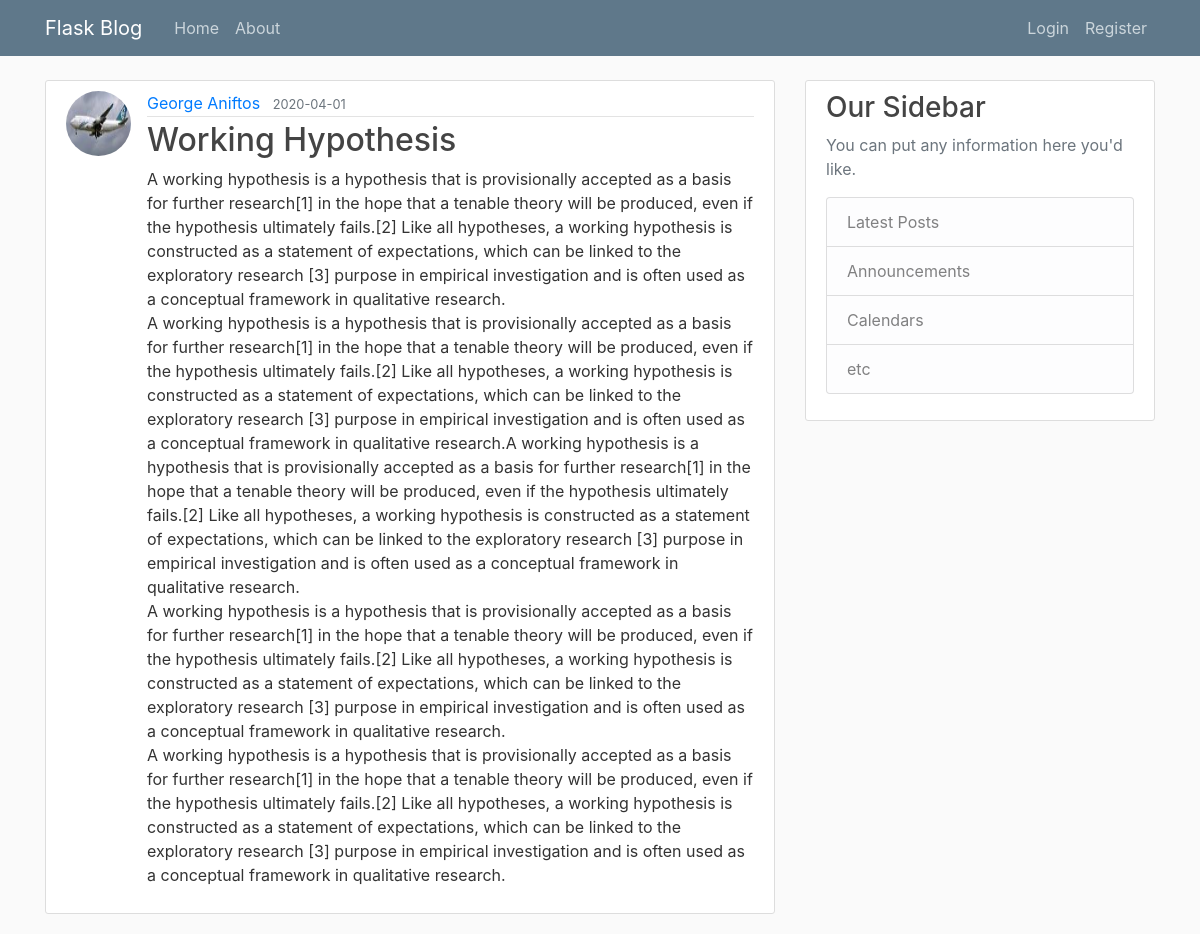
Page /post/13 on the committed database.
### flaskblog/models.py (models this page shows, shortened)
class User(db.Model, UserMixin): #Each class is an individual table on the database with the name of "user" (lowercase)
    id = db.Column(db.Integer, primary_key = True) #primary key means a unique id for a user
    username = db.Column(db.String(20), unique = True, nullable = False) #unique means again same us above, cant be empty
    email = db.Column(db.String(120), unique = True, nullable = False)
    image_file = db.Column(db.String(20), nullable = False, default = 'default.jpg') #no unique = True because there is going to be a default picture
    password = db.Column(db.String(60), nullable = True) #generate hash of 60 characters
    posts = db.relationship('Post', backref='author', lazy = True) #defines a relationship not a column!
    '''Our post attritube has relationship to the Post model(class).
    Backref (is like creating a new column but not actuall) and uses the author attribute to get the user who created the post!
    Lazy defines when to pull all the posts data from that specific user. '''

class Post(db.Model): #Each class is an individual table on the database with the name "post" (lowercase)
    id = db.Column(db.Integer, primary_key = True) #unique post
    title = db.Column(db.String(100), nullable = False)
    date_posted = db.Column(db.DateTime, nullable = False, default = datetime.utcnow)
    content = db.Column(db.Text, nullable = False)
    user_id = db.Column(db.Integer, db.ForeignKey('user.id'), nullable=False) # specify is a foreign key.

### flaskblog/posts/routes.py (the view)
@posts.route("/post/<int:post_id>") #flask give us ability to add variable within our routes. we expecting integer
def post(post_id):
    post = Post.query.get_or_404(post_id) #ise mew method instead of get. get the post or return a page enot excists
    return render_template('post.html', title=post.title, post=post)

### flaskblog/templates/post.html (shortened to what this page needs)
{% extends 'layout.html' %}
{% block content %}
    <article class="media content-section">
        <img class="rounded-circle article-img" src="{{ url_for('static', filename='profile_pics/'+ post.author.image_file) }}">
        <div class="media-body">
            <div class="article-metadata">
                <a class="mr-2" href="{{ url_for('users.user_posts', username=post.author.username) }}">{{ post.author.username }}</a>
                <small class="text-muted">{{ post.date_posted.strftime('%Y-%m-%d') }}</small>
            </div>
            <h2 class="article-title">{{ post.title }}</h2>
            <p class="article-content">{{ post.content }}</p>
        </div>
    </article>
{% endblock content %}

### flaskblog/static/main.css (style rules this page uses)
body { background: #fafafa; color: #333333; margin-top: 5rem; }
h1, h2, h3, h4, h5, h6 { color: #444444; }
.content-section { background: #ffffff; padding: 10px 20px; border: 1px solid #dddddd; border-radius: 3px; margin-bottom: 20px; }
.article-title { color: #444444; }
.article-content { white-space: pre-line; }
.article-img { height: 65px; width: 65px; margin-right: 16px; }
.article-metadata { padding-bottom: 1px; margin-bottom: 4px; border-bottom: 1px solid #e3e3e3 }

### rows in the picture
User: image_file (picture), author.username "George Aniftos"
Post: date_posted "2020-04-01", title "Working Hypothesis", content "A working hypothesis is a hypothesis that is provisionally accepted as a basis for further research[1] in the hope that a tenable theory will be produced, even if the hypothesis ultimately fails.[2] Like all hypotheses, a working hypothesis is constructed as a statement of expectations, which can be linked to the exploratory research [3] purpose in empirical investigation and is often used as a conceptual framework in qualitative research. A working hypothesis is a hypothesis that is provisionally accepted as a basis for further research[1] in the hope that a tenable theory will be produced, even if the hypothesis ultimately fails.[2] Like all hypotheses, a working hypothesis is constructed…"
